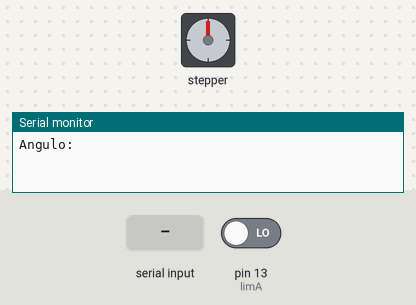
The sketch below on a simulated Arduino Uno, built with avr-gcc and run on an emulated ATmega328P. On the bench: stepper motor, the last lines printed to the serial monitor. The inputs (shaded band) are chosen by the test bench; at power-on: pin 13 (limA) LOW. Stepper angles assume 2048 steps per turn.

Above: at 0.9 s.
1.0 s: "90,45\n" received over Serial
At 2.3 s:
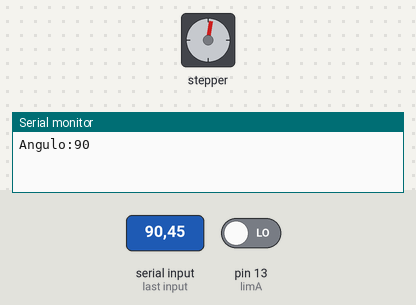
4.0 s: pin 13 (limA) driven HIGH
At 5.84 s:
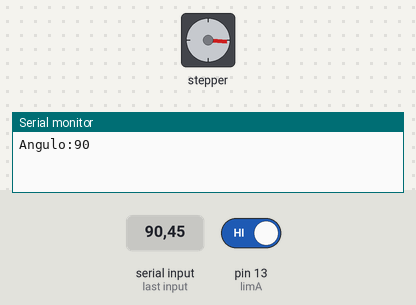
Timing chart, 0 to 22.0 s (numbered marks = the images above; inputs shaded):
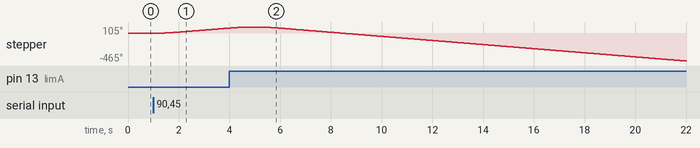

The sketch:

teste_motor_A2.ino
```cpp
#include <Wire.h>
#include <AccelStepper.h>

#define FULLSTEP 4
AccelStepper myStepperA(FULLSTEP, 8, 10, 9, 11);

int rot;
#define limA 13
int ang;
int a0;
int delta=20;
void setup() {
  pinMode(limA, INPUT);
  Serial.begin(9600);
  // put your setup code here, to run once:
  myStepperA.setMaxSpeed(200.0);
  myStepperA.setSpeed(200);
  myStepperA.setAcceleration(200);

  rot = 2038*12/360;

  Serial.print("Angulo:");
  while(!Serial.available()){}
  ang = Serial.parseInt(SKIP_ALL);
    Serial.println(ang);
  while (digitalRead(limA) != 1){
    myStepperA.move(rot*360);
    while (digitalRead(limA) != 1 && myStepperA.distanceToGo() != 0){
      myStepperA.run();
    }
  }
  myStepperA.stop();
  a0 = myStepperA.currentPosition();
}

void loop() {
  myStepperA.moveTo(a0-1*rot*(ang-delta));
  myStepperA.runToPosition();
  delay(1000);
  myStepperA.moveTo(a0-1*rot*(ang+delta));
  myStepperA.runToPosition();
  delay(1000);
}
```

Measured:
- after the input at 1.0 s, stepper: keeps turning clockwise at about 31°/s, starting after 0.15 s
